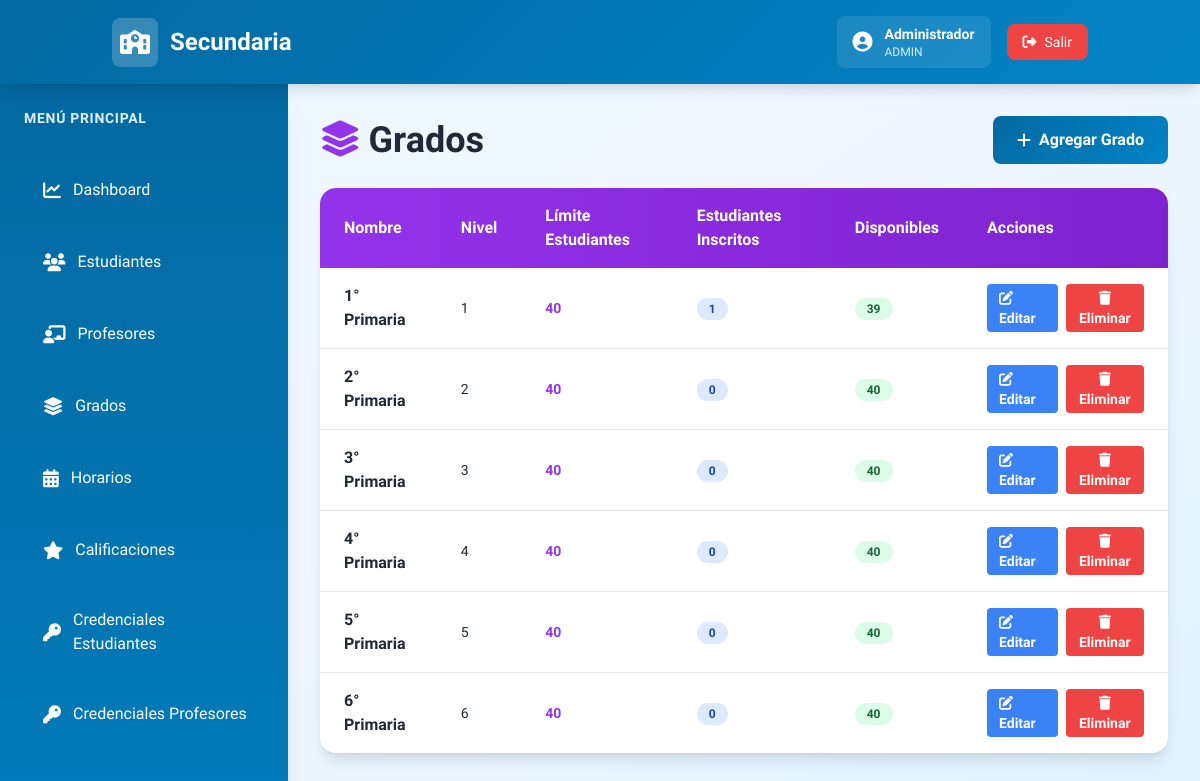
/grades (signed in), run on the app's committed database.
### models.py (models this page shows)
class User(UserMixin, db.Model):
    __tablename__ = 'users'
    id = db.Column(db.String(36), primary_key=True, default=lambda: str(uuid.uuid4()))
    email = db.Column(db.String(255), unique=True, nullable=False)
    password = db.Column(db.String(255), nullable=False)
    name = db.Column(db.String(255), nullable=False)
    role = db.Column(db.String(20), nullable=False)
    created_at = db.Column(db.DateTime, default=datetime.utcnow)

class Grade(db.Model):
    __tablename__ = 'grades'
    id = db.Column(db.String(36), primary_key=True, default=lambda: str(uuid.uuid4()))
    name = db.Column(db.String(50), unique=True, nullable=False)
    level = db.Column(db.Integer)
    max_students = db.Column(db.Integer, default=40)
    created_at = db.Column(db.DateTime, default=datetime.utcnow)

### routes.py (the view)
@app.route('/grades')
@login_required
def grades():
    if current_user.role != 'admin':
        flash('Acceso denegado', 'error')
        return redirect(url_for('dashboard'))
    grades = Grade.query.all()
    return render_template('grades.html', grades=grades)

### app.py (called while the page is built)
@login_manager.user_loader
def load_user(user_id):
    try:
        return User.query.get(user_id)
    except Exception as e:
        print(f"Error loading user: {e}")
        return None

### templates/grades.html (shortened to what this page needs)
{% extends "base.html" %}
{% block content %}
<div class="space-y-6">
    <div class="flex justify-between items-center">
        <h1 class="text-4xl font-bold text-gray-800"><i class="fas fa-layer-group text-purple-600 mr-2"></i>Grados</h1>
        <button onclick="openModal('addGradeModal')" class="gradient-btn text-white px-6 py-3 rounded-lg font-bold flex items-center gap-2">
            <i class="fas fa-plus"></i> Agregar Grado
        </button>
    </div>
    <div class="bg-white rounded-2xl shadow-lg overflow-hidden">
        <table class="w-full">
            <thead class="bg-gradient-to-r from-purple-600 to-purple-700 text-white">
                <tr>
                    <th class="px-6 py-4 text-left">Nombre</th>
                    <th class="px-6 py-4 text-left">Nivel</th>
                    <th class="px-6 py-4 text-left">Límite Estudiantes</th>
                    <th class="px-6 py-4 text-left">Estudiantes Inscritos</th>
                    <th class="px-6 py-4 text-left">Disponibles</th>
                    <th class="px-6 py-4 text-left">Acciones</th>
                </tr>
            </thead>
            <tbody class="divide-y" id="gradeTableBody">
                {% for grade in grades %}
                <tr class="hover:bg-sky-50">
                    <td class="px-6 py-4 font-semibold text-gray-800">{{ grade.name }}</td>
                    <td class="px-6 py-4 text-sm">{{ grade.level }}</td>
                    <td class="px-6 py-4 text-sm font-bold text-purple-600">{{ grade.max_students }}</td>
                    <td class="px-6 py-4 text-sm">
                        {% set enrolled = grade.students|length %}
                        <span class="px-3 py-1 bg-blue-100 text-blue-800 rounded-full text-xs font-bold">{{ enrolled }}</span>
                    </td>
                    <td class="px-6 py-4 text-sm">
                        {% set enrolled = grade.students|length %}
                        {% set available = grade.max_students - enrolled %}
                        {% if available > 0 %}
                            <span class="px-3 py-1 bg-green-100 text-green-800 rounded-full text-xs font-bold">{{ available }}</span>
                        {% else %}
                            <span class="px-3 py-1 bg-red-100 text-red-800 rounded-full text-xs font-bold">LLENO</span>
                        {% endif %}
                    </td>
                    <td class="px-6 py-4 flex gap-2">
                        <a href="{{ url_for('edit_grade', grade_id=grade.id) }}" class="bg-blue-500 hover:bg-blue-600 text-white px-3 py-1 rounded text-sm font-bold transition">
                            <i class="fas fa-edit"></i> Editar
                        </a>
                        <form method="POST" action="{{ url_for('delete_grade', grade_id=grade.id) }}" style="display:inline;">
                            <button type="submit" onclick="return confirm('¿Eliminar grado?')" class="bg-red-500 hover:bg-red-600 text-white px-3 py-1 rounded text-sm font-bold transition">
                                <i class="fas fa-trash"></i> Eliminar
                            </button>
                        </form>
                    </td>
                </tr>
                {% endfor %}
            </tbody>
        </table>
    </div>
</div>
{% endblock %}

### templates/base.html (shortened to what this page needs)
<!DOCTYPE html>
<html lang="es">
<head>
    <script src="https://cdn.tailwindcss.com"></script>
    <link rel="stylesheet" href="https://cdnjs.cloudflare.com/ajax/libs/font-awesome/6.4.0/css/all.min.css">
</head>
<body class="bg-gradient-to-br from-sky-50 via-blue-50 to-sky-100 text-gray-800 min-h-screen">
    <nav class="gradient-header text-white shadow-lg sticky top-0 z-50">
        <div class="container mx-auto px-6 py-4 flex justify-between items-center">
            <div class="text-2xl font-bold flex items-center gap-3">
                <div class="bg-white bg-opacity-20 p-2 rounded-lg">
                    <i class="fas fa-school text-2xl"></i>
                </div>
                <span>Secundaria</span>
            </div>
            <div class="flex gap-4 items-center">
                {% if current_user.is_authenticated %}
                <a href="{{ url_for('my_profile') }}" class="flex items-center gap-3 bg-white bg-opacity-10 px-4 py-2 rounded-lg hover:bg-opacity-20 transition cursor-pointer">
                    <i class="fas fa-user-circle text-xl"></i>
                    <div class="text-sm">
                        <div class="font-semibold">{{ current_user.name }}</div>
                        <div class="text-xs text-blue-100 uppercase font-medium">{{ current_user.role }}</div>
                    </div>
                </a>
                <a href="{{ url_for('logout') }}" class="bg-red-500 hover:bg-red-600 px-4 py-2 rounded-lg transition font-medium text-sm flex items-center gap-2">
                    <i class="fas fa-sign-out-alt"></i> Salir
                </a>
                {% endif %}
            </div>
        </div>
    </nav>
    {% if current_user.is_authenticated %}
    <div class="flex">
        <aside class="w-72 bg-gradient-to-b from-sky-700 to-sky-600 text-white min-h-screen p-6 shadow-xl">
            <div class="mb-8">
                <h2 class="text-sm font-bold uppercase tracking-wider text-sky-100 mb-4">Menú Principal</h2>
            </div>
            <ul class="space-y-3">
                <li>
                    <a href="{{ url_for('dashboard') }}" class="sidebar-item block p-4 rounded-lg hover:bg-sky-500 transition flex items-center gap-3 font-medium">
                        <i class="fas fa-chart-line text-lg"></i>
                        <span>Dashboard</span>
                    </a>
                </li>
                {% if current_user.role == 'admin' %}
                <li>
                    <a href="{{ url_for('students') }}" class="sidebar-item block p-4 rounded-lg hover:bg-sky-500 transition flex items-center gap-3 font-medium">
                        <i class="fas fa-users text-lg"></i>
                        <span>Estudiantes</span>
                    </a>
                </li>
                <li>
                    <a href="{{ url_for('teachers') }}" class="sidebar-item block p-4 rounded-lg hover:bg-sky-500 transition flex items-center gap-3 font-medium">
                        <i class="fas fa-chalkboard-user text-lg"></i>
                        <span>Profesores</span>
                    </a>
                </li>
                <li>
                    <a href="{{ url_for('grades') }}" class="sidebar-item block p-4 rounded-lg hover:bg-sky-500 transition flex items-center gap-3 font-medium">
                        <i class="fas fa-layer-group text-lg"></i>
                        <span>Grados</span>
                    </a>
                </li>
                <li>
                    <a href="{{ url_for('view_schedule') }}" class="sidebar-item block p-4 rounded-lg hover:bg-sky-500 transition flex items-center gap-3 font-medium">
                        <i class="fas fa-calendar-alt text-lg"></i>
                        <span>Horarios</span>
                    </a>
                </li>
                <li>
                    <a href="{{ url_for('admin_all_grades') }}" class="sidebar-item block p-4 rounded-lg hover:bg-sky-500 transition flex items-center gap-3 font-medium">
                        <i class="fas fa-star text-lg"></i>
                        <span>Calificaciones</span>
                    </a>
                </li>
                <li>
                    <a href="{{ url_for('admin_credentials') }}" class="sidebar-item block p-4 rounded-lg hover:bg-sky-500 transition flex items-center gap-3 font-medium">
                        <i class="fas fa-key text-lg"></i>
                        <span>Credenciales Estudiantes</span>
                    </a>
                </li>
                <li>
                    <a href="{{ url_for('admin_teacher_credentials') }}" class="sidebar-item block p-4 rounded-lg hover:bg-sky-500 transition flex items-center gap-3 font-medium">
                        <i class="fas fa-key text-lg"></i>
                        <span>Credenciales Profesores</span>
                    </a>
                </li>
                {% endif %}
            </ul>
        </aside>
        <main class="flex-1 p-8 fade-in">
    {% else %}
    <main class="flex justify-center items-center min-h-screen">
    {% endif %}
            {% block content %}{% endblock %}
        </main>
    {% if current_user.is_authenticated %}</div>{% endif %}
</body>
</html>

### templates/base.html (style rules this page uses)
* { font-family: 'Plus Jakarta Sans', sans-serif; }
.gradient-header { background: linear-gradient(135deg, #0369a1 0%, #0284c7 100%); }
.gradient-btn { background: linear-gradient(135deg, #0369a1 0%, #0284c7 100%); transition: all 0.3s ease; }
.sidebar-item { transition: all 0.3s ease; border-left: 3px solid transparent; }
.fade-in { animation: fadeIn 0.5s ease-in; }

### data on the page
User: name "Administrador", role "ADMIN"
Grade: name "1° Primaria", level "1", max_students "40", available "39"
Grade: name "2° Primaria", level "2", max_students "40", enrolled "0"
Grade: name "3° Primaria", level "3", max_students "40", enrolled "0"
Grade: name "4° Primaria", level "4", max_students "40", enrolled "0"
Grade: name "5° Primaria", level "5", max_students "40", enrolled "0"
Grade: name "6° Primaria", level "6", max_students "40", enrolled "0"
